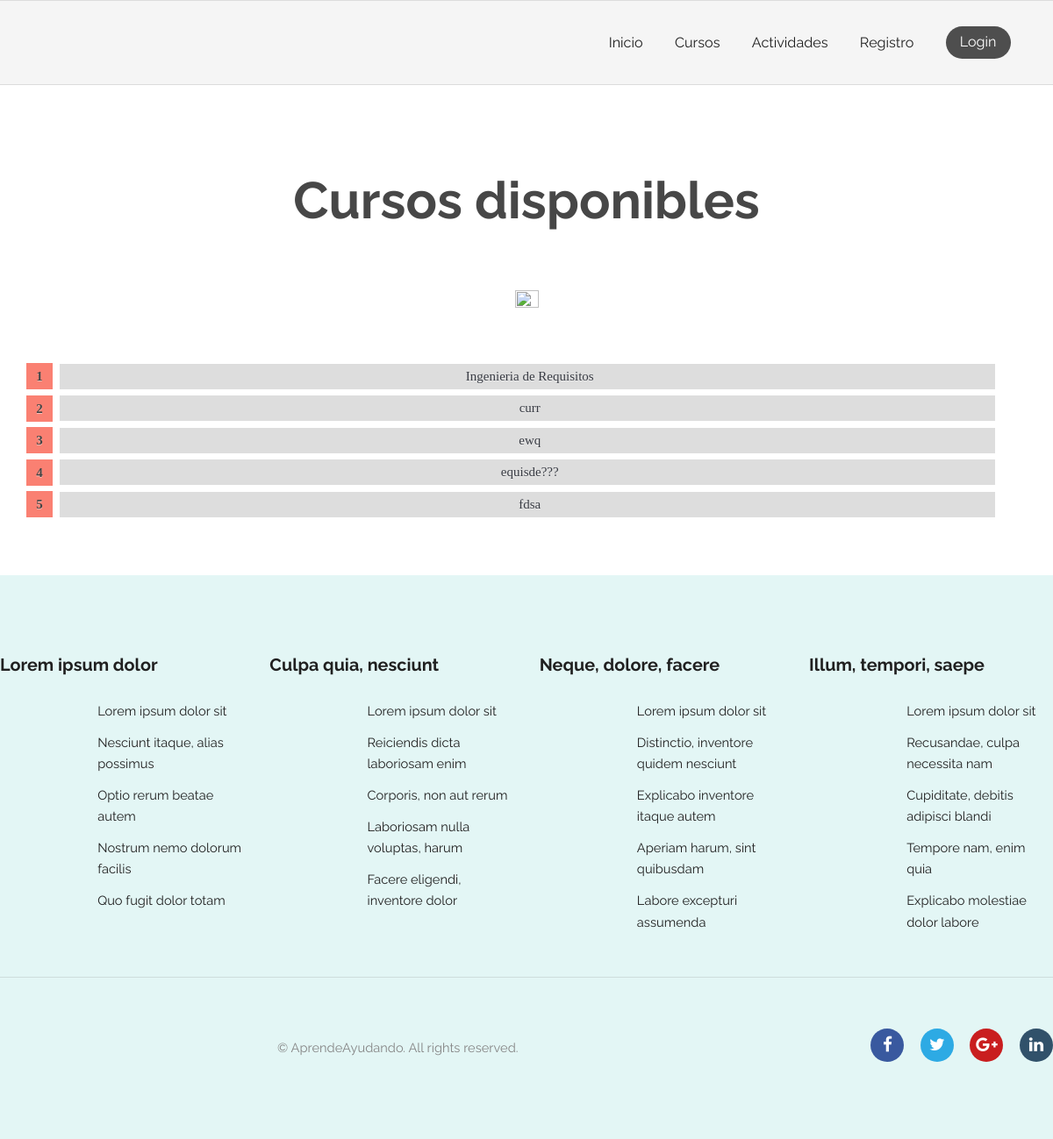
Page /courses/ on the earlier database version.
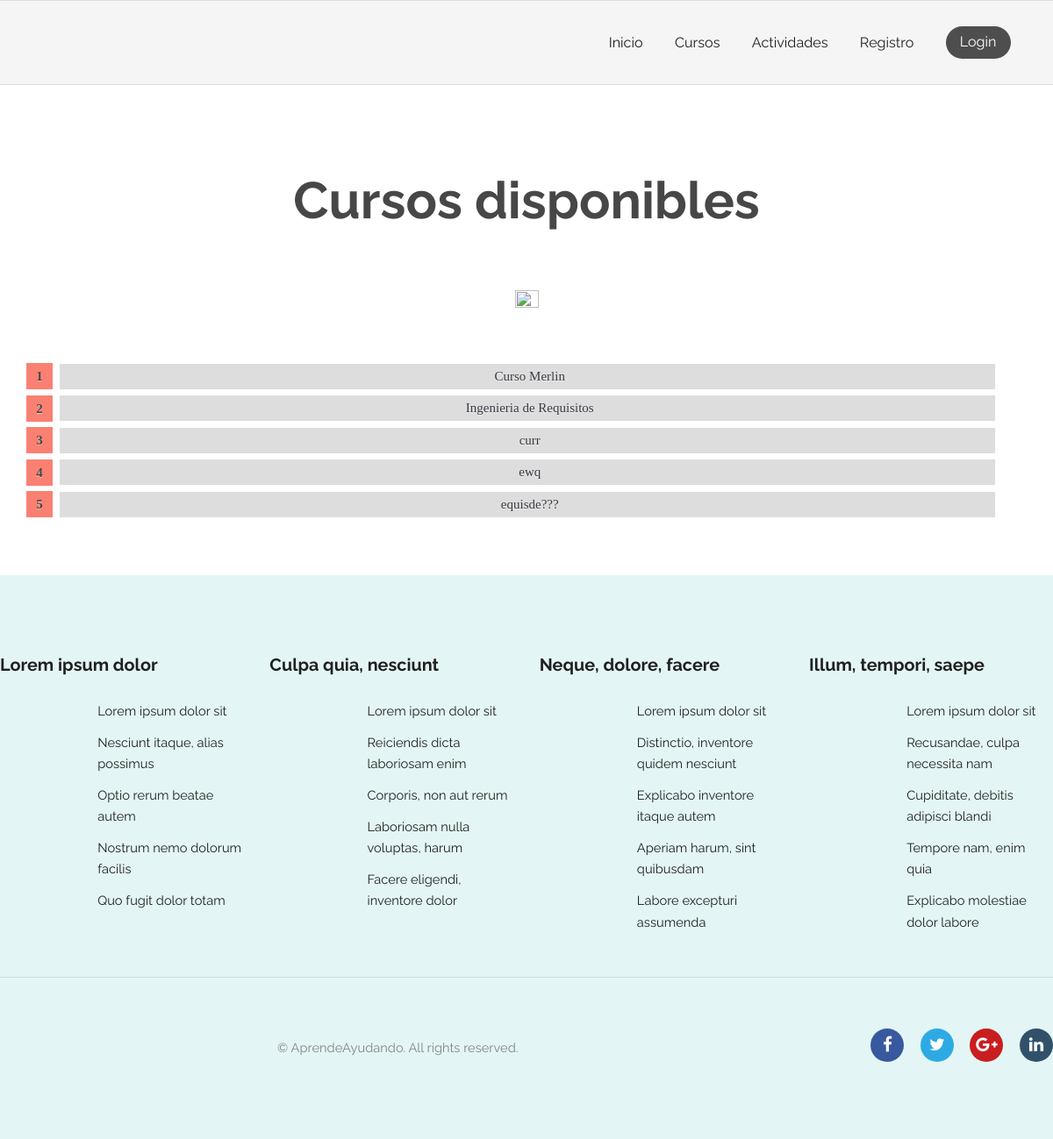
Same page on the later database version.
### courses/models.py (models this page shows, shortened)
class Course(models.Model):
    title = models.CharField(max_length=200)
    pub_date = models.DateTimeField(verbose_name="date published", auto_now_add=True)
    enrolled_users = models.ManyToManyField(get_user_model(), related_name="courses", blank=True)
    teacher = models.ForeignKey(get_user_model(), null=True, on_delete=models.CASCADE, limit_choices_to={'groups__name':'Profesor'})
    class Meta:
        verbose_name = "Curso"
        verbose_name_plural = "Cursos"

### courses/views.py (the view)
# urls.py: path('', views.index, name='index'), # /activity/
def index(request):
    courseList = Course.objects.order_by('-pub_date')[:5]
    id_courses_list_inscripted = []
    for curso in courseList:
        if request.user in curso.enrolled_users.all() or request.user==curso.teacher:
            id_courses_list_inscripted.extend([curso.id])
    is_teacher = False
    if request.user.has_perm('courses.add_course'):
        is_teacher = True
    context = {
        'courseList': courseList,
        'courses_list_inscripted': id_courses_list_inscripted,
        'is_teacher': is_teacher,
        'filtered_by_enrolled': False
    }
    return render(request, 'courses/index.html', context)

### AprendeAyudando/templates/courses/index.html (shortened to what this page needs)
{% extends "registration/base.html" %}
{% block content %}
<section class="wrapper align-center login">
    {% load static %}
    <link rel="stylesheet" type="text/css" href="{% static 'courses/style.css' %}">
    <div class="container 100%">
        {% if filtered_by_enrolled %}
            <h2>Tus cursos</h2>
        {% else %}
            <h2>Cursos disponibles</h2>
        {% endif %}
        <img src="{% static 'general/images/logoTransparent.png' %}" alt="" style="width:15%;height:15%;border-radius:500px;">
        <br><br><br>
        {% if courseList %}
        <ol id="prettyList" style="width:92%;">
            {% for course in courseList %}
                {% if not course.id in courses_list_inscripted %}
                    <li id="prettyListItem"><a href="{% url 'courses:inscription' course.id %}">{{ course.title }}</a></li>
                {% else %}
                    <li id="prettyListItem"><a href="{% url 'courses:join' course.id %}">{{ course.title }}</a></li>
                {% endif %}
            {% endfor %}
        </ol>
        {% else %}
            <p>Lo sentimos, no hay cursos disponibles.</p>
        {% endif %}
    </div>
</section>
{% endblock %}

Differences in the rows shown:
no longer on this page (row unchanged): Course: title "fdsa"
added Course: title "Curso Merlin"
